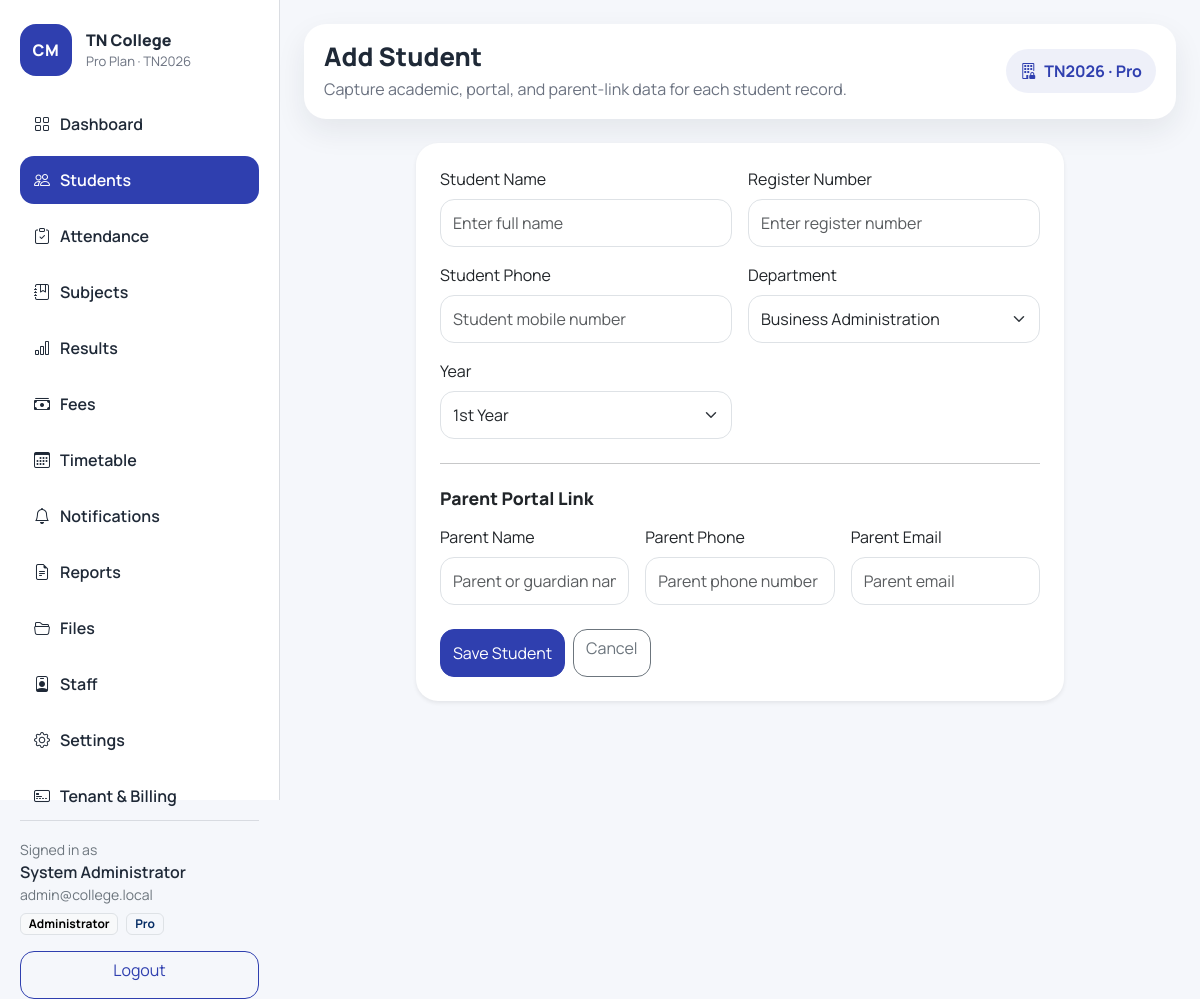
Page /students/add (signed in) on the committed database.
### app/models.py (models this page shows, shortened)
class TimestampMixin:
    created_at = db.Column(db.DateTime, default=datetime.utcnow, nullable=False)
    updated_at = db.Column(
        db.DateTime,
        default=datetime.utcnow,
        onupdate=datetime.utcnow,
        nullable=False,
    )

class College(TimestampMixin, db.Model):
    __tablename__ = "colleges"
    id = db.Column(db.Integer, primary_key=True)
    name = db.Column(db.String(150), nullable=False)
    code = db.Column(db.String(30), unique=True, nullable=False)
    subdomain = db.Column(db.String(80), unique=True, nullable=True)
    contact_email = db.Column(db.String(120), nullable=True)
    contact_phone = db.Column(db.String(30), nullable=True)
    is_active = db.Column(db.Boolean, default=True, nullable=False)
    subscriptions = db.relationship(
        "CollegeSubscription",
        backref="college",
        lazy=True,
        cascade="all, delete-orphan",
    )
    departments = db.relationship("Department", backref="college", lazy=True)
    users = db.relationship("User", backref="college", lazy=True)
    students = db.relationship("Student", backref="college", lazy=True)
    subjects = db.relationship("Subject", backref="college", lazy=True)
    fee_categories = db.relationship("FeeCategory", backref="college", lazy=True)
    time_slots = db.relationship("TimeSlot", backref="college", lazy=True)
    timetable_entries = db.relationship("TimetableEntry", backref="college", lazy=True)
    notifications = db.relationship("NotificationLog", backref="college", lazy=True)
    uploaded_files = db.relationship("UploadedFile", backref="college", lazy=True)
    @property
    def current_subscription(self):
        return (
            CollegeSubscription.query.filter_by(college_id=self.id)
            .order_by(CollegeSubscription.created_at.desc())
            .first()
        )
    @property
    def active_plan(self):
        subscription = self.current_subscription
        return subscription.plan if subscription and subscription.plan else None

class SubscriptionPlan(TimestampMixin, db.Model):
    __tablename__ = "subscription_plans"
    id = db.Column(db.Integer, primary_key=True)
    name = db.Column(db.String(80), unique=True, nullable=False)
    code = db.Column(db.String(30), unique=True, nullable=False)
    monthly_price = db.Column(db.Float, default=0, nullable=False)
    features = db.Column(db.JSON, default=list, nullable=False)
    subscriptions = db.relationship("CollegeSubscription", backref="plan", lazy=True)

class User(UserMixin, TimestampMixin, db.Model):
    __tablename__ = "users"
    id = db.Column(db.Integer, primary_key=True)
    college_id = db.Column(db.Integer, db.ForeignKey("colleges.id"), nullable=True, index=True)
    username = db.Column(db.String(80), unique=True, nullable=False)
    email = db.Column(db.String(120), unique=True, nullable=False)
    full_name = db.Column(db.String(120), nullable=True)
    phone = db.Column(db.String(30), nullable=True)
    password_hash = db.Column(db.String(255), nullable=False)
    role = db.Column(db.String(20), default="admin", nullable=False)
    department_id = db.Column(db.Integer, db.ForeignKey("departments.id"), nullable=True)
    is_active_user = db.Column(db.Boolean, default=True, nullable=False)
    activities = db.relationship("ActivityLog", backref="actor", lazy=True)
    department = db.relationship("Department", backref="team_members", lazy=True)
    assigned_subjects = db.relationship(
        "Subject",
        secondary=staff_subject_assignments,
        back_populates="assigned_staff",
        lazy="subquery",
    )
    staff_timetable = db.relationship("TimetableEntry", backref="staff_member", lazy=True)
    uploaded_items = db.relationship("UploadedFile", backref="uploaded_by", lazy=True)
    @property
    def is_active(self):
        return self.is_active_user
    @property
    def display_name(self):
        return self.full_name or self.username

### app/blueprints/students/routes.py (the view, shortened to what this page needs)
@students_bp.route("/add", methods=["GET", "POST"])
@login_required
@roles_required("admin", "hod")
def add_student():
    form = StudentForm()
    _assign_department_choices(form)
    current_college = get_current_college(current_user)
    if request.method == "POST":
        flash_form_errors(form)
    return render_template("students/form.html", form=form, title="Add Student")

### app/templates/students/form.html (shortened to what this page needs)
{% extends "base.html" %}
{% block page_title %}{{ title }}{% endblock %}
{% block page_subtitle %}Capture academic, portal, and parent-link data for each student record.{% endblock %}
{% block content %}
<div class="row justify-content-center">
    <div class="col-12 col-xl-9">
        <div class="card border-0 shadow-sm">
            <div class="card-body p-4">
                <form method="post" novalidate>
                    <div class="row g-3">
                        <div class="col-12 col-md-6">{{ form.name.label(class="form-label") }}{{ form.name(class="form-control", placeholder="Enter full name") }}</div>
                        <div class="col-12 col-md-6">{{ form.register_no.label(class="form-label") }}{{ form.register_no(class="form-control", placeholder="Enter register number") }}</div>
                        <div class="col-12 col-md-6">{{ form.phone.label(class="form-label") }}{{ form.phone(class="form-control", placeholder="Student mobile number") }}</div>
                        <div class="col-12 col-md-6">{{ form.department_id.label(class="form-label") }}{{ form.department_id(class="form-select") }}</div>
                        <div class="col-12 col-md-6">{{ form.year.label(class="form-label") }}{{ form.year(class="form-select") }}</div>
                    </div>
                    <hr class="my-4">
                    <h2 class="section-title mb-3">Parent Portal Link</h2>
                    <div class="row g-3">
                        <div class="col-12 col-md-4">{{ form.parent_name.label(class="form-label") }}{{ form.parent_name(class="form-control", placeholder="Parent or guardian name") }}</div>
                        <div class="col-12 col-md-4">{{ form.parent_phone.label(class="form-label") }}{{ form.parent_phone(class="form-control", placeholder="Parent phone number") }}</div>
                        <div class="col-12 col-md-4">{{ form.parent_email.label(class="form-label") }}{{ form.parent_email(class="form-control", placeholder="Parent email") }}</div>
                    </div>
                    <div class="d-flex gap-2 mt-4">
                        {{ form.submit(class="btn btn-primary") }}
                        <a href="{{ url_for('students.list_students') }}" class="btn btn-outline-secondary">Cancel</a>
                    </div>
                </form>
            </div>
        </div>
    </div>
</div>
{% endblock %}

### app/templates/base.html (shortened to what this page needs)
{% macro nav_link(endpoint, label, icon, startswith=None) -%}
{% set active = request.endpoint == endpoint or (startswith and request.endpoint and request.endpoint.startswith(startswith)) %}
<a class="nav-link {% if active %}active{% endif %}" href="{{ url_for(endpoint) }}">
    <i class="bi bi-{{ icon }}"></i>
    <span>{{ label }}</span>
</a>
{%- endmacro %}
<!doctype html>
<html lang="en">
<head>
    <link href="https://cdn.jsdelivr.net/npm/bootstrap@5.3.3/dist/css/bootstrap.min.css" rel="stylesheet">
    <link href="https://cdn.jsdelivr.net/npm/bootstrap-icons@1.11.3/font/bootstrap-icons.css" rel="stylesheet">
    <link href="{{ url_for('static', filename='css/styles.css') }}" rel="stylesheet">
</head>
<body class="app-body">
{% if current_user.is_authenticated %}
<div class="app-shell">
    <aside class="sidebar d-none d-lg-flex flex-column">
        <div>
            <div class="brand-panel">
                <div class="brand-mark">CM</div>
                <div>
                    <div class="brand-title">{{ active_college.name if active_college else college_name }}</div>
                    <div class="brand-subtitle">
                        {{ active_plan.name if active_plan else "Starter" }} Plan
                        {% if active_college and active_college.code %}· {{ active_college.code }}{% endif %}
                    </div>
                </div>
            </div>
            <nav class="nav flex-column nav-pills sidebar-nav gap-2 mt-4">
                {% if current_user.role == "student" %}
                    {{ nav_link("portal.student_dashboard", "Student Portal", "person-workspace", "portal.") }}
                    {{ nav_link("portal.profile", "Profile", "person-circle") }}
                {% elif current_user.role == "parent" %}
                    {{ nav_link("portal.parent_dashboard", "Parent Portal", "people", "portal.") }}
                    {{ nav_link("portal.profile", "Profile", "person-circle") }}
                {% else %}
                    {{ nav_link("main.dashboard", "Dashboard", "grid", "main.") }}
                    {{ nav_link("students.list_students", "Students", "people", "students.") }}
                    {{ nav_link("attendance.manage_attendance", "Attendance", "clipboard-check", "attendance.") }}
                    {{ nav_link("subjects.list_subjects", "Subjects", "journal-bookmark", "subjects.") }}
                    {{ nav_link("results.manage_results", "Results", "bar-chart", "results.") }}
                    {% if "fee_management" in plan_features %}
                        {{ nav_link("fees.manage_fees", "Fees", "cash-stack", "fees.") }}
                    {% endif %}
                    {% if "timetable" in plan_features %}
                        {{ nav_link("timetable.manage_timetable", "Timetable", "calendar3", "timetable.") }}
                    {% endif %}
                    {% if "sms_notifications" in plan_features or "whatsapp_notifications" in plan_features %}
                        {{ nav_link("notifications.notification_center", "Notifications", "bell", "notifications.") }}
                    {% endif %}
                    {{ nav_link("reports.report_center", "Reports", "file-earmark-text", "reports.") }}
                    {% if "document_uploads" in plan_features or "event_gallery" in plan_features %}
                        {{ nav_link("files.file_center", "Files", "folder2-open", "files.") }}
                    {% endif %}
                    {% if current_user.role == "admin" %}
                        {{ nav_link("staff.list_staff", "Staff", "person-badge", "staff.") }}
                        {{ nav_link("settings.manage_settings", "Settings", "gear", "settings.") }}
                        {{ nav_link("saas.tenant_center", "Tenant & Billing", "credit-card-2-front", "saas.") }}
                    {% endif %}
                {% endif %}
            </nav>
        </div>
        <div class="sidebar-footer">
            <div class="small text-secondary">Signed in as</div>
            <div class="fw-semibold">{{ current_user.display_name }}</div>
            <div class="small text-secondary">{{ current_user.email }}</div>
            <div class="d-flex gap-2 mt-2 flex-wrap">
                <span class="badge text-bg-light border">{{ role_labels.get(current_user.role, current_user.role|title) }}</span>
                {% if active_plan %}
                <span class="badge text-bg-primary-subtle border text-primary-emphasis">{{ active_plan.name }}</span>
                {% endif %}
            </div>
            <a href="{{ url_for('auth.logout') }}" class="btn btn-outline-primary w-100 mt-3">Logout</a>
        </div>
    </aside>
    <main class="content-area">
        <header class="topbar d-flex justify-content-between align-items-center">
            <div class="d-flex align-items-center gap-3">
                <div>
                    <h1 class="page-title mb-1">{% block page_title %}Dashboard{% endblock %}</h1>
                    <p class="page-subtitle mb-0">{% block page_subtitle %}Manage your college operations from one place.{% endblock %}</p>
                </div>
            </div>
            <div class="topbar-pill d-none d-md-inline-flex">
                <i class="bi bi-building-lock"></i>
                {% if active_college and active_college.code %}{{ active_college.code }}{% endif %}
                {% if active_plan %}· {{ active_plan.name }}{% endif %}
            </div>
        </header>
        {% block content %}{% endblock %}
    </main>
</div>
{% endif %}
</body>
</html>

### rows in the picture
College: name "TN College", code "TN2026"
SubscriptionPlan: name "Pro"
User: display_name "System Administrator", email "admin@college.local", get "Administrator"

### other values in the picture
{{ label }} "Dashboard Students Attendance Subjects Results Fees Timetable Notifications Reports Files Staff Settings Tenant & Billing"
{{ title }} "Add Student"
